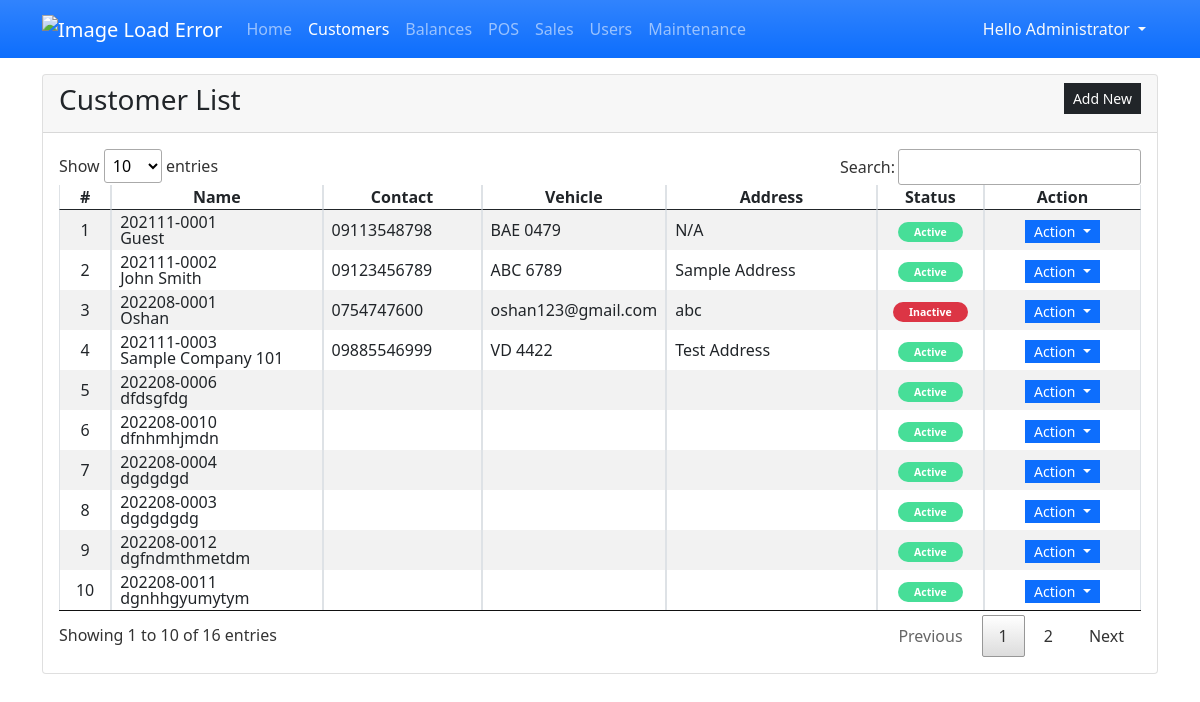
Screenshot of /?page=customer (signed in) with the database file from the repository.
### tables this page shows
CREATE TABLE `customer_list` (
            `customer_id` INTEGER NOT NULL PRIMARY KEY AUTOINCREMENT,
            `customer_code` TEXT NOT NULL,
            `fullname` TEXT NOT NULL,
            `contact` TEXT NOT NULL,
            `email` TEXT NOT NULL,
            `address` TEXT NOT NULL,
            `status` INTEGER NOT NULL DEFAULT 1
        );

### customer.php (the view, shortened to what this page needs)
<div class="card">
    <div class="card-header d-flex justify-content-between">
        <h3 class="card-title">Customer List</h3>
        <div class="card-tools align-middle">
            <button class="btn btn-dark btn-sm py-1 rounded-0" type="button" id="create_new">Add New</button>
        </div>
    </div>
    <div class="card-body">
        <table class="table table-hover table-striped table-bordered">
            <colgroup>
                <col width="5%">
                <col width="20%">
                <col width="15%">
                <col width="15%">
                <col width="20%">
                <col width="10%">
                <col width="15%">
            </colgroup>
            <thead>
                <tr>
                    <th class="text-center p-0">#</th>
                    <th class="text-center p-0">Name</th>
                    <th class="text-center p-0">Contact</th>
                    <th class="text-center p-0">Vehicle</th>
                    <th class="text-center p-0">Address</th>
                    <th class="text-center p-0">Status</th>
                    <th class="text-center p-0">Action</th>
                </tr>
            </thead>
            <tbody>
                <?php
                $sql = "SELECT * FROM `customer_list` order by `fullname` asc";
                $qry = $conn->query($sql);
                $i = 1;
                    while($row = $qry->fetchArray()):
                ?>
                <tr>
                    <td class="text-center p-1"><?php echo $i++; ?></td>
                    <td class="py-1 px-2">
                        <div class="lh-1">
                            <span><?php echo $row['customer_code'] ?></span><br>
                            <span><?php echo $row['fullname'] ?></span>
                        </div>
                    </td>
                    <td class="py-1 px-2"><?php echo $row['contact'] ?></td>
                    <td class="py-1 px-2"><?php echo $row['email'] ?></td>
                    <td class="py-1 px-2 text-truncate"><?php echo $row['address'] ?></td>
                    <td class="py-1 px-2 text-center">
                        <?php
                        if($row['status'] == 1){
                            echo  '<span class="py-1 px-3 badge rounded-pill bg-success"><small>Active</small></span>';
                        }else{
                            echo  '<span class="py-1 px-3 badge rounded-pill bg-danger"><small>Inactive</small></span>';
                        }
                        ?>
                    </td>
                    <td class="text-center py-1 px-2">
                        <div class="btn-group" role="group">
                            <button id="btnGroupDrop1" type="button" class="btn btn-primary dropdown-toggle btn-sm rounded-0 py-0" data-bs-toggle="dropdown" aria-expanded="false">
                            Action
                            </button>
                        </div>
                    </td>
                </tr>
                <?php endwhile; ?>
            </tbody>
        </table>
    </div>
</div>

### index.php (style rules this page uses)
:root { --bs-success-rgb:71, 222, 152 !important; }
html,body { height:100%; width:100%; }

### rows the page displays
customer_list: customer_code "202111-0001", fullname "Guest", contact "09113548798", email "BAE 0479", address "N/A", status "Active"
customer_list: customer_code "202111-0002", fullname "John Smith", contact "09123456789", email "ABC 6789", address "Sample Address", status "Active"
customer_list: customer_code "202208-0001", fullname "Oshan", contact "0754747600", email "oshan123@gmail.com", address "abc", status "Inactive"
customer_list: customer_code "202111-0003", fullname "Sample Company 101", contact "09885546999", email "VD 4422", address "Test Address", status "Active"
customer_list: customer_code "202208-0006", fullname "dfdsgfdg", status "Active"
customer_list: customer_code "202208-0010", fullname "dfnhmhjmdn", status "Active"
customer_list: customer_code "202208-0004", fullname "dgdgdgd", status "Active"
customer_list: customer_code "202208-0003", fullname "dgdgdgdg", status "Active"
customer_list: customer_code "202208-0012", fullname "dgfndmthmetdm", status "Active"
customer_list: customer_code "202208-0011", fullname "dgnhhgyumytym", status "Active"

### other values shown
$_SESSION['fullname'] "Administrator"
